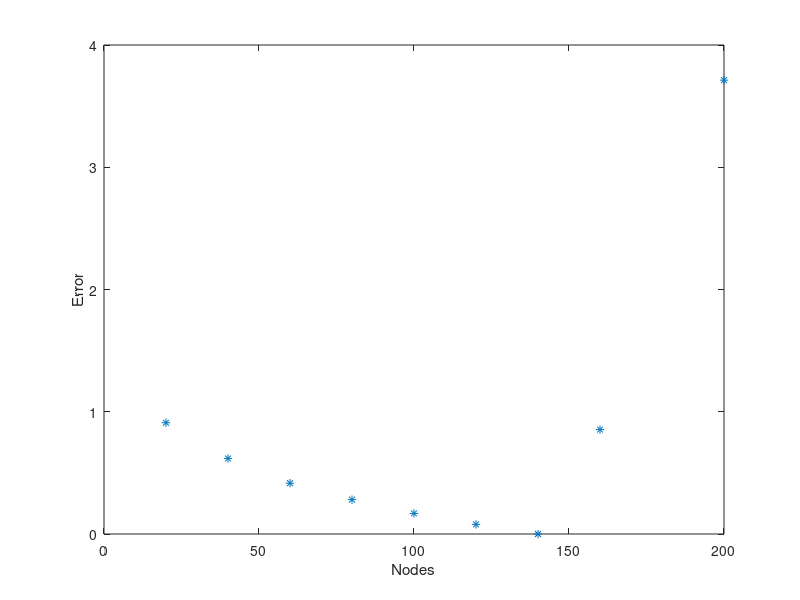

This chart was generated by the following MATLAB code:
N=[10 20 40 60 80 100 120 140 160 200 320];

NormU=[288 328 413 485 548 605 657 705 749.5 832 1.0417e3];

n=length(N);
for i=2:n-1
    NormDiff(i) = NormU(i+1) - NormU(i);
end

% plot(N(1:10),NormDiff,'*')
% figure(1)
% xlabel('Nodes')
% ylabel('Norm of U difference')
for i=1:10
Error(i)=abs(NormDiff(i)-NormDiff(8))/(NormDiff(8));
end

figure(2)
plot(N(2:10),Error(2:10),'*')

xlabel('Nodes')
ylabel('Error')